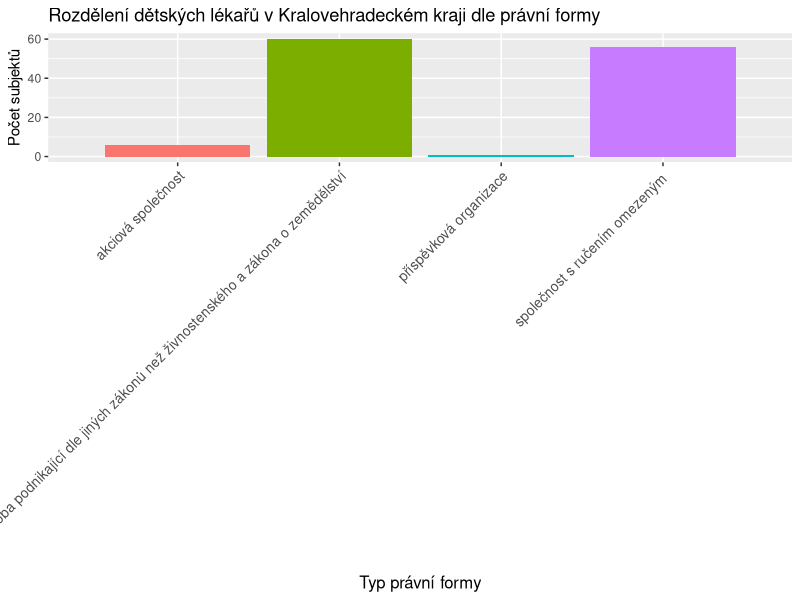

The R source for this figure:
# Vizualizace právních norem pediátrů v Královohradeckém kraji dle právní formy / Visualization of the legal norms of pediatricians in the Kralovehradec Region by legal form
# Zdroj: ÚZIS/Otevřená data

library(ggplot2)

data <- read.csv("data.csv")

# Vizualizace dat pro jednotlivé typy zřízení pediatrů v Kralovehradeckém kraji
ggplot(
  data,
  aes(x = factor(Právní.forma), fill = factor(Právní.forma))
) +
  geom_bar() +
  scale_x_discrete(expand = c(0.2, 0.2)) +
  labs(
    x = "Typ právní formy",
    y = "Počet subjektů",
    title = "Rozdělení dětských lékařů v Kralovehradeckém kraji dle právní formy",
  )+
  theme(
    axis.text.x = element_text(angle = 45, hjust = 1, size = 10),
    axis.title.x = element_text(size = 12),
    legend.position = "none"
  )
